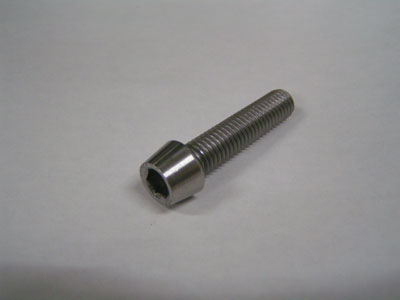
#> input picture threshold-adaptativo/Ground_Truth/01.jpg, 400 x 300 px, found by its file name; its folder holds only this picture in this run
$ python ground_truth_amanda_antony.py
#> lines starting #> are read from the running program, lines starting #| are printed output that depends on the picture; after the words box and inside, x2 and y2 are one past the last pixel; in counts of white or black regions, pixels touching at a corner belong together
import cv2 as cv
import numpy as np

caminhoImagem = '/home/amandassa/Repositorios/OpenCV/computacao-visual/threshold-adaptativo/Ground_Truth/'
def fillHoles(src):
    contours,hierarchy = cv.findContours(src, cv.RETR_CCOMP, cv.CHAIN_APPROX_SIMPLE)
    dst = np.zeros(src.shape, np.uint8)
    color = 255
    for i in range(len(contours)):
        cv.drawContours(dst, contours,i, color, -1, 8, hierarchy, 0)
    return dst

def main():
    for i in range(7):
        variavel = 'Imagem 0'+str(i+1)
        print(variavel)
        strImagem = 'Imagem'
        strGround = 'Ground Truth'
        strResult = 'Resultado Threshold'
        cv.namedWindow(strImagem, cv.WINDOW_GUI_EXPANDED)
        cv.namedWindow(strGround, cv.WINDOW_GUI_EXPANDED)
        cv.namedWindow(strResult, cv.WINDOW_GUI_EXPANDED)
        caminhoIn = '0'+str(i+1)+'.jpg'
        caminhoOut = 'gt/gt0'+str(i+1)+'.png'
        npImagem = cv.imread(caminhoImagem + caminhoIn,cv.IMREAD_GRAYSCALE)
#> npImagem: shape (300, 400); min 11, max 253, mean 145.8
        if (npImagem is None): print('Erro na abertura da imagem!'); return
        npGround = cv.imread(caminhoImagem + caminhoOut,cv.IMREAD_GRAYSCALE)
        if (npImagem is None): print('Erro na abertura do ground truth!'); return
        cv.imshow(strImagem, npImagem)
        cv.imshow(strGround, npGround)

        npNorm = cv.normalize(npImagem,None,0, 255, cv.NORM_MINMAX)
        npSuavizacao = cv.GaussianBlur(npNorm, (7,7),0,0) ## suavização mantida pois remove a maior parte do ruído na parte inferior
        passabaixa = cv.blur(npSuavizacao,(3,3))      ### ADICIONADO: PASSA BAIXA remove ruído que a suavização não atingiu na parte inferior da imagem
        npThreshold = cv.adaptiveThreshold(passabaixa,  255, cv.ADAPTIVE_THRESH_GAUSSIAN_C, cv.THRESH_BINARY_INV, 15, 3)
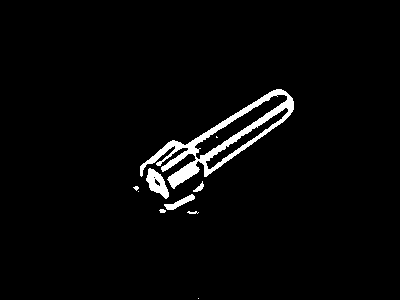
#> npThreshold: shape (300, 400); 3% white; 10 white regions (4 under 20 px), largest, box (x1, y1, x2, y2) and area: (140, 89, 294, 189) 2950, (146, 168, 169, 199) 370, (164, 194, 195, 210) 176, (193, 181, 204, 192) 51, (187, 211, 199, 214) 23, (159, 209, 166, 213) 22
        npMorfologia = cv.morphologyEx(npThreshold,cv.MORPH_CLOSE, cv.getStructuringElement( cv.MORPH_ELLIPSE, ( 11, 11 ) ))
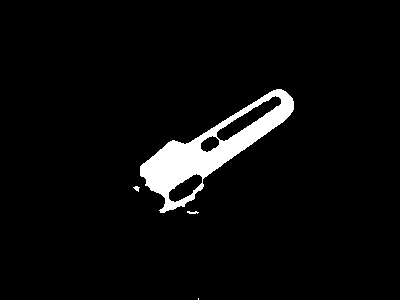
#> npMorfologia: shape (300, 400); 4.5% white; 4 white regions (1 under 20 px)

        image_result = fillHoles(npMorfologia)
#> in fillHoles, `contours,hierarchy = cv.findContours(src, cv.RETR_CCOMP, cv.CHAIN_APPR..`: contours = 7 contours, 3 with area under 20; largest, box (x1, y1, x2, y2) and area: (140, 89, 294, 213) 6584, (216, 95, 282, 142) 878, (168, 173, 203, 203) 506, (200, 135, 220, 153) 216
#> the loop in fillHoles, `for i in range(len(contours)):` made 7 passes
#> after the loop in fillHoles, `for i in range(len(contours)):`:
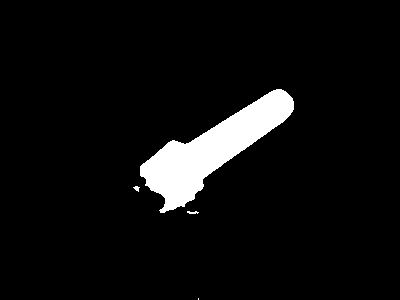
#> dst: shape (300, 400); 5.7% white; 4 white regions (1 under 20 px), largest, box (x1, y1, x2, y2) and area: (140, 89, 294, 213) 6770, (187, 211, 199, 214) 25, (133, 186, 140, 192) 23

        cv.imshow(strResult, image_result)

        #Verdadeiro Positivo
#> (the run stopped early here; a loop or call above may not have finished)
